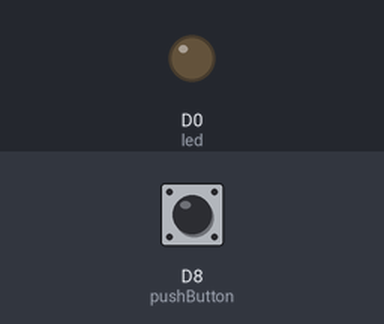
Simulated run of this sketch. Board: ESP8266 (NodeMCU). Shown: output pins drawn as LEDs (lit = HIGH). Inputs (shaded band) come from the test bench; at power-on: D8 (pushButton) LOW. What the sketch prints to the serial monitor is not drawn.

Above: at 1.2 s.
1.3 s: D8 (pushButton) pulled HIGH for 0.15 s
At 1.37 s:
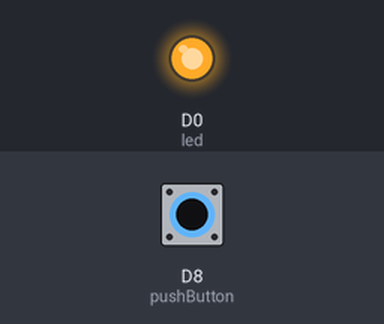
2.9 s: D8 (pushButton) pulled HIGH for 3.2 s
At 7.0 s:
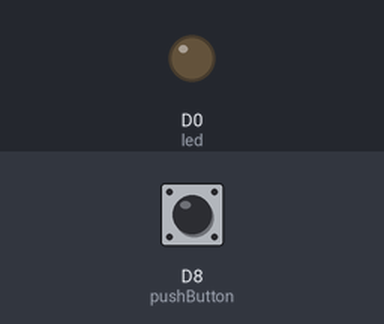
Timing chart, 0 to 8.5 s (numbered marks = the images above; inputs shaded):
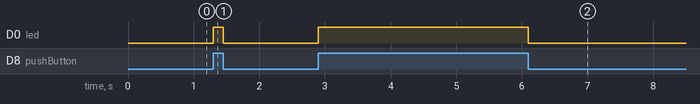

Measured:
- after the input at 1.3 s, D0 (led): LOW → HIGH at once, → LOW 0.15 s later
- after the input at 2.9 s, D0 (led): LOW → HIGH at once, → LOW 3.2 s later

The sketch:

code.ino
```cpp
const int pushButton = D8;
const int led        = D0;

void setup() {
  Serial.begin(115200);
  pinMode(pushButton, INPUT);
  pinMode(led, OUTPUT);
}

void loop() {
  int buttonState = digitalRead(pushButton);
  Serial.println(buttonState);
  digitalWrite(led,buttonState);
  delay(1);
}
```
